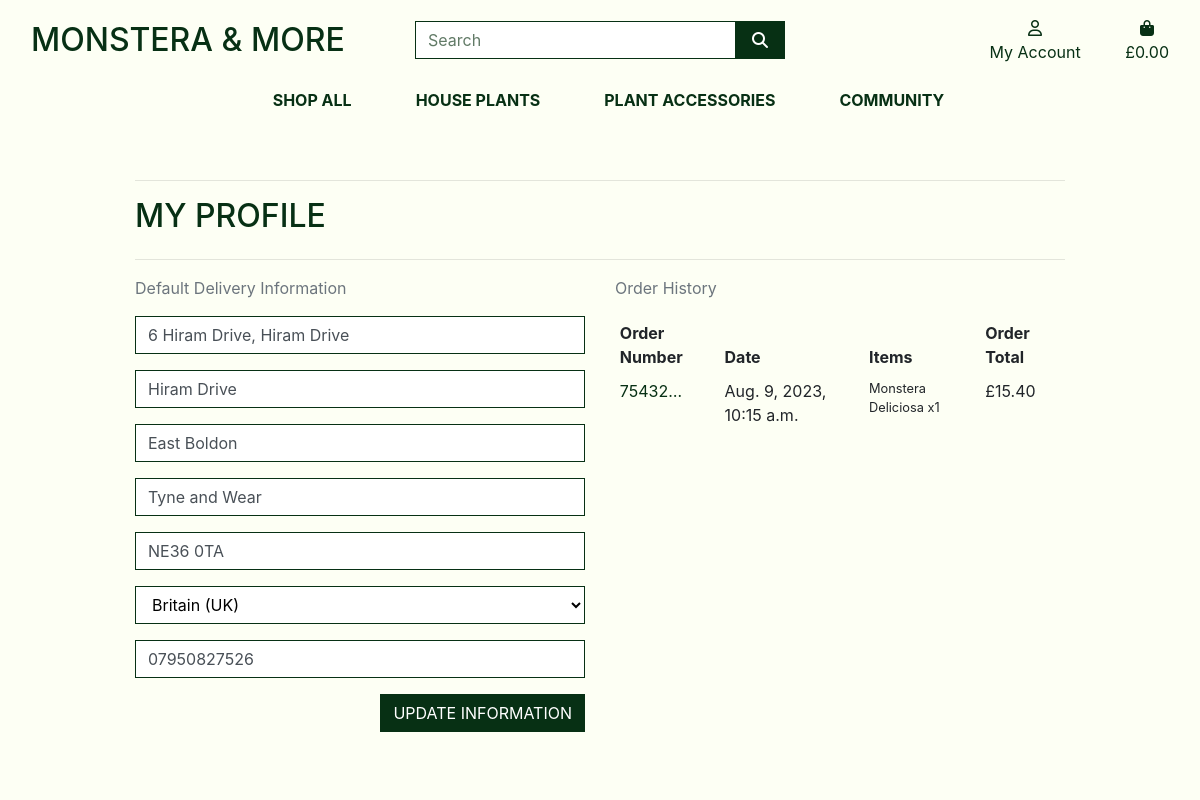
/profile/ (signed in), run on the app's committed database.
### profiles/models.py (models this page shows, shortened)
class UserProfile(models.Model):
    user = models.OneToOneField(User, on_delete=models.CASCADE)
    default_street_address1 = models.CharField(max_length=80, null=True, blank=True)
    default_street_address2 = models.CharField(max_length=80, null=True, blank=True)
    default_town_or_city = models.CharField(max_length=40, null=True, blank=True)
    default_county = models.CharField(max_length=80, null=True, blank=True)
    default_postcode = models.CharField(max_length=20, null=True, blank=True)
    default_country = CountryField(blank_label='Country', null=True, blank=True)
    default_phone_number = models.CharField(max_length=20, null=True, blank=True)

### checkout/models.py (models this page shows, shortened)
class Order(models.Model):
    order_number = models.CharField(max_length=32, null=False, editable=False)
    full_name = models.CharField(max_length=50, null=False, blank=False)
    user_profile = models.ForeignKey(UserProfile, on_delete=models.SET_NULL,
                                     null=True, blank=True, related_name='orders')
    email = models.EmailField(max_length=254, null=False, blank=False)
    phone_number = models.CharField(max_length=20, null=False, blank=False)
    country = CountryField(blank_label='Country *', null=False, blank=False)
    postcode = models.CharField(max_length=20, null=True, blank=True)
    town_or_city = models.CharField(max_length=40, null=False, blank=False)
    street_address1 = models.CharField(max_length=80, null=False, blank=False)
    street_address2 = models.CharField(max_length=80, null=True, blank=True)
    county = models.CharField(max_length=80, null=True, blank=True)
    date = models.DateTimeField(auto_now_add=True)
    delivery_cost = models.DecimalField(max_digits=6, decimal_places=2, null=False, default=0)
    order_total = models.DecimalField(max_digits=10, decimal_places=2, null=False, default=0)
    grand_total = models.DecimalField(max_digits=10, decimal_places=2, null=False, default=0)
    original_bag = models.TextField(null=False, blank=False, default='')
    stripe_pid = models.CharField(max_length=254, null=False, blank=False, default='')

class OrderLineItem(models.Model):
    order = models.ForeignKey(Order, null=False, blank=False, on_delete=models.CASCADE, related_name='lineitems')
    product = models.ForeignKey(Product, null=False, blank=False, on_delete=models.CASCADE)
    product_size = models.CharField(max_length=2, null=True, blank=True) # XS, S, M, L, XL
    quantity = models.IntegerField(null=False, blank=False, default=0)
    lineitem_total = models.DecimalField(max_digits=6, decimal_places=2, null=False, blank=False, editable=False)

### products/models.py (models this page shows, shortened)
class Product(models.Model):
    category = models.ForeignKey('Category', null=True, blank=True, on_delete=models.SET_NULL)
    plant = models.BooleanField(null=True, blank=True)
    sku = models.CharField(max_length=254, null=True, blank=True)
    name = models.CharField(max_length=254)
    description = models.TextField()
    has_sizes = models.BooleanField(default=False, null=True, blank=True)
    price = models.DecimalField(max_digits=6, decimal_places=2)
    price_medium = models.DecimalField(max_digits=6, decimal_places=2, default=0)
    price_large = models.DecimalField(max_digits=6, decimal_places=2, default=0)
    in_stock = models.BooleanField(default=True, null=True, blank=True)
    date_created = models.DateTimeField(auto_now_add=True)
    rating = models.DecimalField(max_digits=6, decimal_places=2, null=True, blank=True)
    image_url = models.URLField(max_length=1024, null=True, blank=True)
    image = models.ImageField(null=True, blank=True)

### profiles/views.py (the view)
# urls.py: path('', views.profile, name='profile'),
@login_required
def profile(request):
    profile = get_object_or_404(UserProfile, user=request.user)
    if request.method == 'POST':
        form = UserProfileForm(request.POST, instance=profile)
        if form.is_valid():
            form.save()
            messages.success(request, 'Profile updated successfully')
        else:
            messages.error(request, 'Unable to update. Please check the form is valid.')
    else:
        form = UserProfileForm(instance=profile)
    orders = profile.orders.all()
    template = 'profiles/profile.html'
    context = {
        'form': form,
        'orders': orders,
        'on_profile_page': True
    }
    return render(request, template, context)

### profiles/forms.py
class UserProfileForm(forms.ModelForm):
    class Meta:
        model = UserProfile
        exclude = ('user',)
    def __init__(self, *args, **kwargs):
        super().__init__(*args, **kwargs)
        placeholders = {
            'default_phone_number': 'Phone Number',
            'default_postcode': 'Postal Code',
            'default_town_or_city': 'Town or City',
            'default_street_address1': 'Street Address 1',
            'default_street_address2': 'Street Address 2',
            'default_county': 'County',
        }
        """
        Focuses user on full name box when loading page
        """
        self.fields['default_phone_number'].widget.attrs['autofocus'] = True
        for field in self.fields:
            if field != 'default_country':
                if self.fields[field].required:
                    placeholder = f'{placeholders[field]} *'
                else:
                    placeholder = placeholders[field]
                self.fields[field].widget.attrs['placeholder'] = placeholder
            self.fields[field].widget.attrs['class'] = 'border-black rounded-0 profile-form-input'
            self.fields[field].label = False

### bag/contexts.py (called while the page is built, shortened)
def bag_contents(request):
    bag_items = []
    total = 0
    product_count = 0
    bag = request.session.get('bag', {})
    if total < settings.FREE_DELIVERY_THRESHOLD:
        delivery = total * Decimal(settings.STANDARD_DELIVERY_PERCENTAGE / 100)
        free_delivery_delta = settings.FREE_DELIVERY_THRESHOLD - total
    else:
        delivery = 0
        free_delivery_delta = 0
    grand_total = delivery + total
    context = {
        'bag_items': bag_items,
        'total': total,
        'product_count': product_count,
        'delivery': delivery,
        'free_delivery_delta': free_delivery_delta,
        'free_delivery_threshold': settings.FREE_DELIVERY_THRESHOLD,
        'grand_total': grand_total,
    }
    return context

### profiles/templates/profiles/profile.html (shortened to what this page needs)
{% extends "base.html" %}
{% load static %}
{% block extra_css %}
    <link rel="stylesheet" href="{% static 'profiles/css/profile.css' %}">
{% endblock %}
{% block page_header %}
    <div class="container header-container">
    </div>
{% endblock %}
{% block content %}
    <div class="overlay"></div>
    <div class="container">
        <div class="row">
            <div class="col">
                <hr>
                <h2 class="logo-font mb-4">My Profile</h2>
                <hr>
            </div>
        </div>
        <div class="row">
            <div class="col-12 col-lg-6">
                <p class="text-muted">Default Delivery Information</p>
                <form class="mt-3" action="{% url 'profile' %}" method="POST" id="profile-update-form">
                    {{ form|crispy }}
                    <button class="btn btn-black rounded-0 text-uppercase float-right">Update Information</button>
                </form>
            </div>
            <div class="col-12 col-lg-6">
                <p class="text-muted">Order History</p>
                <div class="order-history table-responsive">
                    <table class="table table-sm table-borderless">
                        <thead>
                            <tr>
                                <th>Order Number</th>
                                <th>Date</th>
                                <th>Items</th>
                                <th>Order Total</th>
                            </tr>
                        </thead>
                        <tbody>
                            {% for order in orders %}
                                <tr>
                                    <td>
                                        <a href="{% url 'order_history' order.order_number %}"
                                        title="{{ order.order_number }}">
                                            {{ order.order_number|truncatechars:6 }}
                                        </a>
                                    </td>
                                    <td>{{ order.date }}</td>
                                    <td>
                                        <ul class="list-unstyled">
                                            {% for item in order.lineitems.all %}
                                                <li class="small">
                                                    {{ item.product.name }} x{{ item.quantity }}
                                                </li>
                                            {% endfor %}
                                        </ul>
                                    </td>
                                    <td>£{{ order.grand_total }}</td>
                                </tr>
                            {% endfor %}
                        </tbody>
                    </table>
                </div>
            </div>
        </div>
{% endblock %}

### static/css/base.css (style rules this page uses)
html { height: 100%; }
body { background-image: url('/media/hero-plant.jpg') ; height: 100vh; background-position: 1% 1%; }
a { color:#073014 ; }
.logo-font { text-transform: uppercase; color:#073014; }
.btn-black { background: #073014; color: white; }
.border-black { border: 1px solid #073014 !important; }
.overlay { height: 100%; width: 100%; top: 0; left: 0; position: fixed; background: #FDFFF4; z-index: -1; }
@media (min-width: 1200px) { .container { max-width: 80%; } }
@media (min-width: 992px) { .header-container { padding-top: 164px; } }

### profiles/static/profiles/css/profile.css (style rules this page uses)
.order-history { max-height: 416px; overflow-y: auto; }
.profile-form-input::placeholder { color: #617a66; }
#id_default_country, #id_default_country option:not(:first-child) { color: #000; }

### data on the page
UserProfile: default_street_address1 "6 Hiram Drive, Hiram Drive", default_street_address2 "Hiram Drive", default_town_or_city "East Boldon", default_county "Tyne and Wear", default_postcode "NE36 0TA", default_country "Britain (UK)", default_phone_number "07950827526"
Order: order_number "75432…", date "Aug. 9, 2023, 10:15 a.m.", grand_total "15.40"
OrderLineItem: product.name "Monstera Deliciosa", quantity "1"
